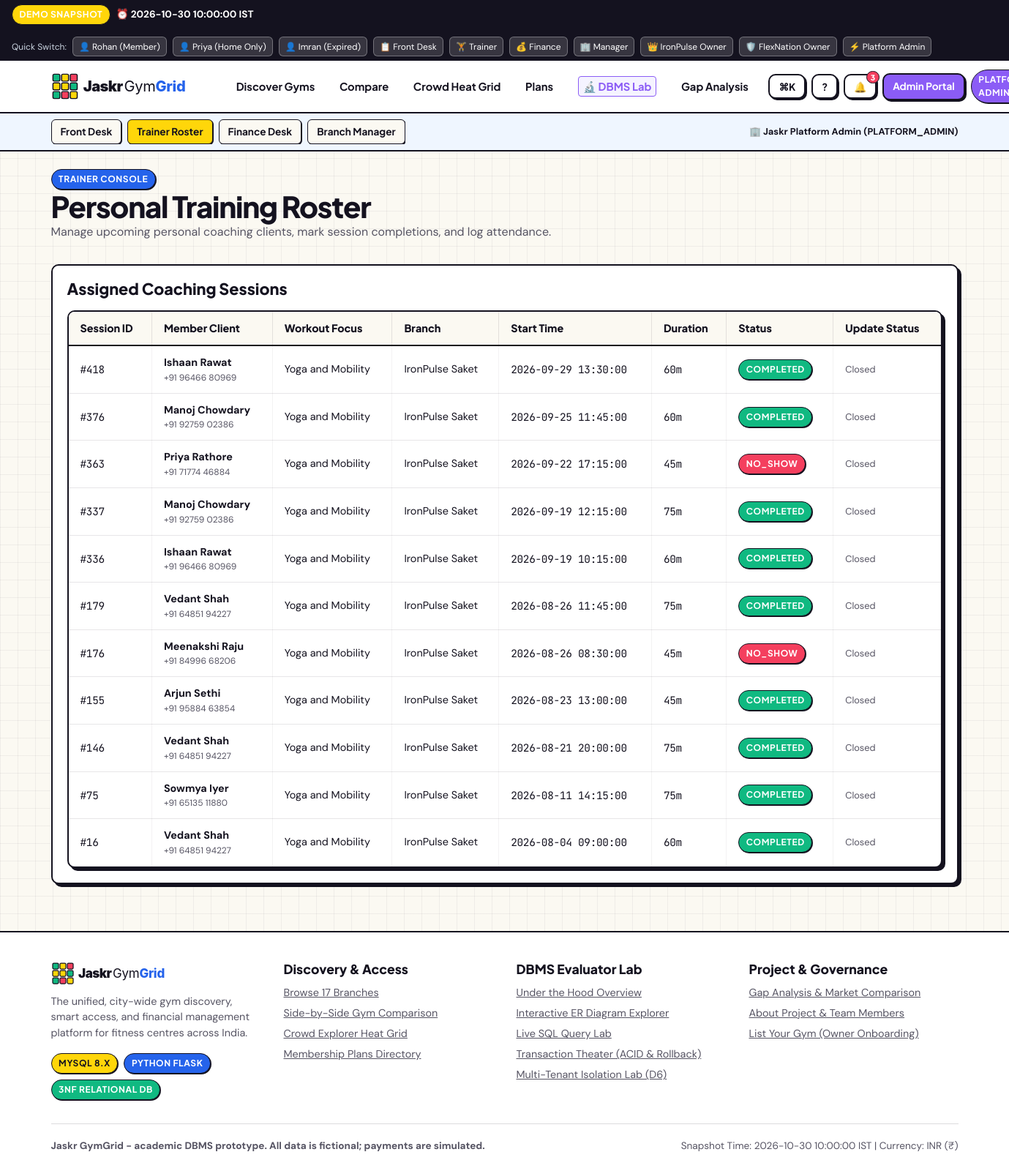
Screenshot of /staff/trainer (signed in) with the database file from the repository.
### tables this page shows
CREATE TABLE training_sessions (
        session_id INTEGER PRIMARY KEY AUTOINCREMENT,
        member_id INTEGER NOT NULL,
        trainer_id INTEGER NOT NULL,
        branch_id INTEGER NOT NULL,
        session_start TEXT NOT NULL,
        duration_minutes INTEGER NOT NULL DEFAULT 60,
        status TEXT NOT NULL DEFAULT 'scheduled',
        focus TEXT NOT NULL DEFAULT '',
        FOREIGN KEY (member_id) REFERENCES members(member_id),
        FOREIGN KEY (trainer_id) REFERENCES trainers(trainer_id),
        FOREIGN KEY (branch_id) REFERENCES branches(branch_id)
    );

CREATE TABLE members (
        member_id INTEGER PRIMARY KEY AUTOINCREMENT,
        user_id INTEGER NOT NULL,
        home_branch_id INTEGER NOT NULL,
        full_name TEXT NOT NULL,
        phone TEXT NOT NULL,
        registration_date TEXT NOT NULL,
        FOREIGN KEY (user_id) REFERENCES users(user_id),
        FOREIGN KEY (home_branch_id) REFERENCES branches(branch_id)
    );

CREATE TABLE branches (
        branch_id INTEGER PRIMARY KEY AUTOINCREMENT,
        organization_id INTEGER NOT NULL,
        name TEXT NOT NULL,
        address TEXT NOT NULL,
        city TEXT NOT NULL,
        state TEXT NOT NULL,
        pincode TEXT NOT NULL,
        latitude REAL NOT NULL,
        longitude REAL NOT NULL,
        phone TEXT NOT NULL,
        description TEXT NOT NULL,
        capacity INTEGER NOT NULL,
        FOREIGN KEY (organization_id) REFERENCES organizations(organization_id)
    );

### app/staff.py (the view)
@staff_bp.route("/trainer")
@login_required
@roles_required("staff", "owner", "admin")
def trainer_console():
    user = get_current_user()
    trainer = query_one("SELECT * FROM trainers WHERE user_id = %s;", (user["user_id"],))
    trainer_id = trainer["trainer_id"] if trainer else 1 # Default to trainer 1 for preview
    sessions = query_all(
        "SELECT ts.*, m.full_name AS member_name, m.phone AS member_phone, b.name AS branch_name "
        "FROM training_sessions ts "
        "JOIN members m ON ts.member_id = m.member_id "
        "JOIN branches b ON ts.branch_id = b.branch_id "
        "WHERE ts.trainer_id = %s ORDER BY ts.session_start DESC LIMIT 30;", (trainer_id,)
    )
    return render_template("staff/trainer_console.html",
                           trainer=trainer,
                           sessions=sessions,
                           portal_context="staff",
                           active_tab="trainer")

### app/auth.py (called while the page is built)
def get_current_user():
    if "user_id" not in session:
        return None
    return {
        "user_id": session.get("user_id"),
        "email": session.get("email"),
        "role": session.get("role"),
        "full_name": session.get("full_name", "User"),
        "member_id": session.get("member_id"),
        "home_branch_id": session.get("home_branch_id"),
        "staff_id": session.get("staff_id"),
        "job_role": session.get("job_role"),
        "organization_id": session.get("organization_id"),
        "branch_id": session.get("branch_id"),
        "organization_name": session.get("organization_name")
    }

def login_required(f):
    @wraps(f)
    def decorated_function(*args, **kwargs):
        if "user_id" not in session:
            flash("Please sign in to access this page.", "warning")
            return redirect(url_for("auth.login", next=request.url))
        return f(*args, **kwargs)
    return decorated_function

def roles_required(*allowed_roles):
    def decorator(f):
        @wraps(f)
        def decorated_function(*args, **kwargs):
            if "user_id" not in session:
                return redirect(url_for("auth.login", next=request.url))
            curr_role = session.get("role")
            if curr_role not in allowed_roles:
                return render_template("errors/403.html",
                                       reason=f"Role '{curr_role}' is not authorized. Required: {', '.join(allowed_roles)}.",
                                       user=get_current_user()), 403
            return f(*args, **kwargs)
        return decorated_function
    return decorator

### app/config.py (called while the page is built)
    @classmethod
    def get_app_today(cls):
        if cls.DEMO_MODE:
            return dt.datetime.strptime(cls.APP_TODAY_STR, "%Y-%m-%d").date()
        return dt.date.today()

    @classmethod
    def get_app_now(cls):
        if cls.DEMO_MODE:
            return dt.datetime.strptime(cls.APP_NOW_STR, "%Y-%m-%d %H:%M:%S")
        return dt.datetime.now()

### app/database.py (called while the page is built)
def is_mysql():
    return _is_mysql_active

def query_all(sql, params=(), role="admin"):
    return execute_query(sql, params, role=role, fetch="all")

def query_one(sql, params=(), role="admin"):
    return execute_query(sql, params, role=role, fetch="one")

### templates/staff/trainer_console.html (shortened to what this page needs)
{% extends "base.html" %}
{% block content %}
<div class="container">
  <div style="margin-bottom: 2rem;">
    <span class="badge badge-blue">Trainer Console</span>
    <h1>Personal Training Roster</h1>
    <p style="color: var(--ink-muted);">Manage upcoming personal coaching clients, mark session completions, and log attendance.</p>
  </div>
  <div class="card" style="margin-bottom: 2.5rem;">
    <h3 style="margin-bottom: 1rem;">Assigned Coaching Sessions</h3>
    <div class="table-responsive">
      <table class="table-custom">
        <thead>
          <tr>
            <th>Session ID</th>
            <th>Member Client</th>
            <th>Workout Focus</th>
            <th>Branch</th>
            <th>Start Time</th>
            <th>Duration</th>
            <th>Status</th>
            <th>Update Status</th>
          </tr>
        </thead>
        <tbody>
          {% for s in sessions %}
            <tr>
              <td class="mono-num">#{{ s.session_id }}</td>
              <td>
                <strong>{{ s.member_name }}</strong>
                <div style="font-size: 0.75rem; color: var(--ink-muted);">{{ s.member_phone }}</div>
              </td>
              <td>{{ s.focus }}</td>
              <td>{{ s.branch_name }}</td>
              <td class="mono-num">{{ s.session_start }}</td>
              <td class="mono-num">{{ s.duration_minutes }}m</td>
              <td>
                <span class="badge {% if s.status == 'completed' %}badge-mint{% elif s.status == 'scheduled' %}badge-blue{% elif s.status == 'no_show' %}badge-coral{% else %}badge-yellow{% endif %}">
                  {{ s.status|upper }}
                </span>
              </td>
              <td>
                {% if s.status == 'scheduled' %}
                  <div style="display: flex; gap: 0.35rem;">
                    <form method="POST" action="{{ url_for('staff.update_session', session_id=s.session_id) }}">
                      <input type="hidden" name="status" value="completed">
                      <button type="submit" class="btn btn-sm btn-success" style="font-size: 0.7rem; padding: 0.2rem 0.5rem;">✓ Complete</button>
                    </form>
                    <form method="POST" action="{{ url_for('staff.update_session', session_id=s.session_id) }}">
                      <input type="hidden" name="status" value="no_show">
                      <button type="submit" class="btn btn-sm btn-danger" style="font-size: 0.7rem; padding: 0.2rem 0.5rem;">✕ No Show</button>
                    </form>
                  </div>
                {% else %}
                  <span style="font-size: 0.8rem; color: var(--ink-muted);">Closed</span>
                {% endif %}
              </td>
            </tr>
          {% endfor %}
        </tbody>
      </table>
    </div>
  </div>
</div>
{% endblock %}

### static/css/styles.css (style rules this page uses)
:root { --bg-canvas: #FBF9F2; --bg-card: #FFFFFF; --ink-primary: #14121F; --ink-muted: #565463; --ink-subtle: #8E8B9E; --brand-yellow: #FFD60A; --brand-yellow-hover: #FACC15; --electric-blue: #2563EB; --electric-blue-subtle: #EFF6FF; --hot-coral: #F43F5E; --hot-coral-subtle: #FFF1F2; --mint-green: #10B981; --mint-green-subtle: #ECFDF5; --violet-royal: #8B5CF6; --violet-subtle: #F5F3FF; --role-member: var(--mint-green); --role-staff: var(--electric-blue); --role-owner: var(--hot-coral); --role-admin: var(--violet-royal); --border-thick: 2.5px solid var(--ink-primary); --border-thin: 1.5px solid var(--ink-primary); --shadow-sm: 2px 2px 0px var(--ink-primary); --shadow-md: 4px 4px 0px var(--ink-primary); --shadow-lg: 6px 6px 0px var(--ink-primary); --radius-sm: 6px; --radius-md: 10px; --radius-lg: 16px; --radius-full: 9999px; --font-display: 'Plus Jakarta Sans', system-ui, sans-serif; --font-body: 'DM Sans', -apple-system, BlinkMacSystemFont, sans-serif; --font-mono: 'JetBrains Mono', monospace; }
*, *::before, *::after { box-sizing: border-box; margin: 0; padding: 0; }
body { font-family: var(--font-body); color: var(--ink-primary); background-color: var(--bg-canvas); background-image: linear-gradient(to right, rgba(20, 18, 31, 0.05) 1px, transparent 1px), linear-gradient(to bottom, rgba(20, 18, 31, 0.05) 1px, transparent 1px); background-size: 24px 24px; line-height: 1.5; min-height: 100vh; display: flex; flex-direction: column; }
h1, h2, h3, h4, h5, h6 { font-family: var(--font-display); font-weight: 800; line-height: 1.15; color: var(--ink-primary); }
h1 { font-size: 2.5rem; letter-spacing: -0.03em; }
h3 { font-size: 1.35rem; }
.mono-num { font-family: var(--font-mono); font-variant-numeric: tabular-nums; letter-spacing: -0.02em; }
.container { width: 100%; max-width: 1280px; margin: 0 auto; padding: 0 1.25rem; }
.card { background: var(--bg-card); border: var(--border-thick); border-radius: var(--radius-md); box-shadow: var(--shadow-md); padding: 1.25rem; transition: transform 0.15s ease, box-shadow 0.15s ease; }
.badge { display: inline-flex; align-items: center; gap: 0.35rem; font-family: var(--font-display); font-weight: 700; font-size: 0.75rem; text-transform: uppercase; letter-spacing: 0.05em; padding: 0.25rem 0.6rem; border-radius: var(--radius-full); border: var(--border-thin); background: var(--bg-card); box-shadow: 1px 1px 0px var(--ink-primary); }
.badge-blue { background: var(--electric-blue); color: #fff; }
.badge-coral { background: var(--hot-coral); color: #fff; }
.badge-mint { background: var(--mint-green); color: #fff; }
.table-responsive { overflow-x: auto; border: var(--border-thick); border-radius: var(--radius-md); box-shadow: var(--shadow-md); background: #FFFFFF; }
.table-custom { width: 100%; border-collapse: collapse; text-align: left; font-size: 0.9rem; }
.table-custom th { background: var(--bg-canvas); font-family: var(--font-display); font-weight: 800; padding: 0.75rem 1rem; border-bottom: var(--border-thick); border-right: 1.5px solid rgba(20, 18, 31, 0.1); white-space: nowrap; }
.table-custom td { padding: 0.75rem 1rem; border-bottom: 1.5px solid rgba(20, 18, 31, 0.1); border-right: 1.5px solid rgba(20, 18, 31, 0.05); }

### rows the page displays
training_sessions: session_id "418", member_name "Ishaan Rawat", member_phone "+91 96466 80969", focus "Yoga and Mobility", branch_name "IronPulse Saket", session_start "2026-09-29 13:30:00", duration_minutes "60", status "COMPLETED", shows "Closed"
training_sessions: session_id "376", member_name "Manoj Chowdary", member_phone "+91 92759 02386", focus "Yoga and Mobility", branch_name "IronPulse Saket", session_start "2026-09-25 11:45:00", duration_minutes "60", status "COMPLETED", shows "Closed"
training_sessions: session_id "363", member_name "Priya Rathore", member_phone "+91 71774 46884", focus "Yoga and Mobility", branch_name "IronPulse Saket", session_start "2026-09-22 17:15:00", duration_minutes "45", status "NO_SHOW", shows "Closed"
training_sessions: session_id "337", member_name "Manoj Chowdary", member_phone "+91 92759 02386", focus "Yoga and Mobility", branch_name "IronPulse Saket", session_start "2026-09-19 12:15:00", duration_minutes "75", status "COMPLETED", shows "Closed"
training_sessions: session_id "336", member_name "Ishaan Rawat", member_phone "+91 96466 80969", focus "Yoga and Mobility", branch_name "IronPulse Saket", session_start "2026-09-19 10:15:00", duration_minutes "60", status "COMPLETED", shows "Closed"
training_sessions: session_id "179", member_name "Vedant Shah", member_phone "+91 64851 94227", focus "Yoga and Mobility", branch_name "IronPulse Saket", session_start "2026-08-26 11:45:00", duration_minutes "75", status "COMPLETED", shows "Closed"
training_sessions: session_id "176", member_name "Meenakshi Raju", member_phone "+91 84996 68206", focus "Yoga and Mobility", branch_name "IronPulse Saket", session_start "2026-08-26 08:30:00", duration_minutes "45", status "NO_SHOW", shows "Closed"
training_sessions: session_id "155", member_name "Arjun Sethi", member_phone "+91 95884 63854", focus "Yoga and Mobility", branch_name "IronPulse Saket", session_start "2026-08-23 13:00:00", duration_minutes "45", status "COMPLETED", shows "Closed"
training_sessions: session_id "146", member_name "Vedant Shah", member_phone "+91 64851 94227", focus "Yoga and Mobility", branch_name "IronPulse Saket", session_start "2026-08-21 20:00:00", duration_minutes "75", status "COMPLETED", shows "Closed"
training_sessions: session_id "75", member_name "Sowmya Iyer", member_phone "+91 65135 11880", focus "Yoga and Mobility", branch_name "IronPulse Saket", session_start "2026-08-11 14:15:00", duration_minutes "75", status "COMPLETED", shows "Closed"
training_sessions: session_id "16", member_name "Vedant Shah", member_phone "+91 64851 94227", focus "Yoga and Mobility", branch_name "IronPulse Saket", session_start "2026-08-04 09:00:00", duration_minutes "60", status "COMPLETED", shows "Closed"

### other values shown
{{ session.full_name }} "Jaskr Platform Admin"
{{ session.job_role }} "PLATFORM_ADMIN"
